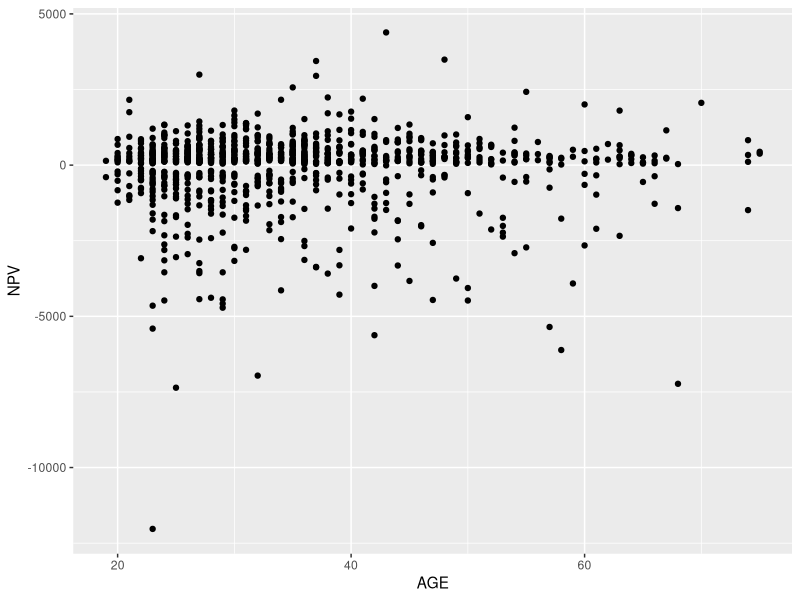

Write the R code that produced this figure.
#install.package("readr")
#install.package("tidyr")
#install.package("dplyr")
#install.packages("tidyverse")
#install.packages("ggplot2")
#install.packages("forecast")
#load library
#library(readr)
#library(tidyr)
#library(dplyr)
setwd("H:/My Drive/BUSM761_DataMining/22SP_BUSM761/Wk1_Inclass")
library(tidyverse)
library(forecast)
Credit<-read.csv("credit_dataonly.csv")
#basic
ggplot(Credit, aes(x=AGE, y=NPV)) + geom_point()
#to make our lives a little easier lets define which variables should be factors
Credit$GENDER<-factor(Credit$GENDER)
Credit$CHK_ACCT<-factor(Credit$CHK_ACCT)
Credit$SAV_ACCT<-factor(Credit$SAV_ACCT)
Credit$HISTORY<-factor(Credit$HISTORY)
Credit$PRESENT_RESIDENT<-factor(Credit$PRESENT_RESIDENT)
Credit$EMPLOYMENT<-factor(Credit$EMPLOYMENT)
Credit$JOB<-factor(Credit$JOB)
Credit$TYPE<-factor(Credit$TYPE)

#For all of us to get the same results, lets set the seed of the random number generator:
set.seed(1)

#Now lets split up the Credit data into 70% training and 30% testing : 
Train <- Credit %>% sample_frac(0.7) 
Validation <- Credit %>% anti_join(Train, by="OBS") 

#Our goal is to predict NPV based on the characteristics of the credit applicant. 
#use what you have learned from our exploration and add some key variables: 
lm1 <- lm(NPV ~ AGE + CHK_ACCT+ SAV_ACCT + NUM_CREDITS + DURATION, data=Train)
summary(lm1)

#Analyzing predictive performance:
Lm_Train_Predictions <- predict(lm1)
Lm_Validation_Predictions <- predict(lm1, newdata=Validation)

# training
accuracy(Lm_Train_Predictions, Train$NPV)
# validation
accuracy(Lm_Validation_Predictions, Validation$NPV)

#can you do better? 

#we can also implement variable selection 

############ adding varible selection #################

#resplit
Train <- Credit %>% sample_frac(0.7) 
Validation <- Credit %>% anti_join(Train, by="OBS") 

#Now we can run a stepwise regression, it takes two steps: 
#first we need to define the full model, then we feed that into the stepwise regression

#define a linear regression model using all variables except OBS and CREDIT_EXTENDED
lm1 <- lm(NPV ~ .-OBS -CREDIT_EXTENDED, data=Train)

#fit a backwards regression
lm.step <- step(lm1, direction = "backward")
summary(lm.step)  # Which variables did it drop?

#Your turn: get the predictions and performance measures

#to compare to forward selection or stepwise selction change the direciton to "forward" or "both"



#####################################################
############# PART III #############################
##################################################

#If you want to analyze the predictions in Excel, this code will add a sample
#indicator and the predictions to the Credit dataset

#add the predictions to the training and testing sets 
Train<-data.frame(Train, "Predicted" = Lm_Train_Predictions)
Validation<-data.frame(Validation, "Predicted" = Lm_Validation_Predictions)

#add an indicator of whether the data was in the Training or Validation
Train <- Train %>% mutate(MySample="T")
Validation <- Validation %>% mutate(MySample="V") 

#combine the training and testing
Credit<-rbind(Train,Validation)

#write the results to a flat file 
write.csv(Credit,"credit_with_predictions.csv", row.names = FALSE)